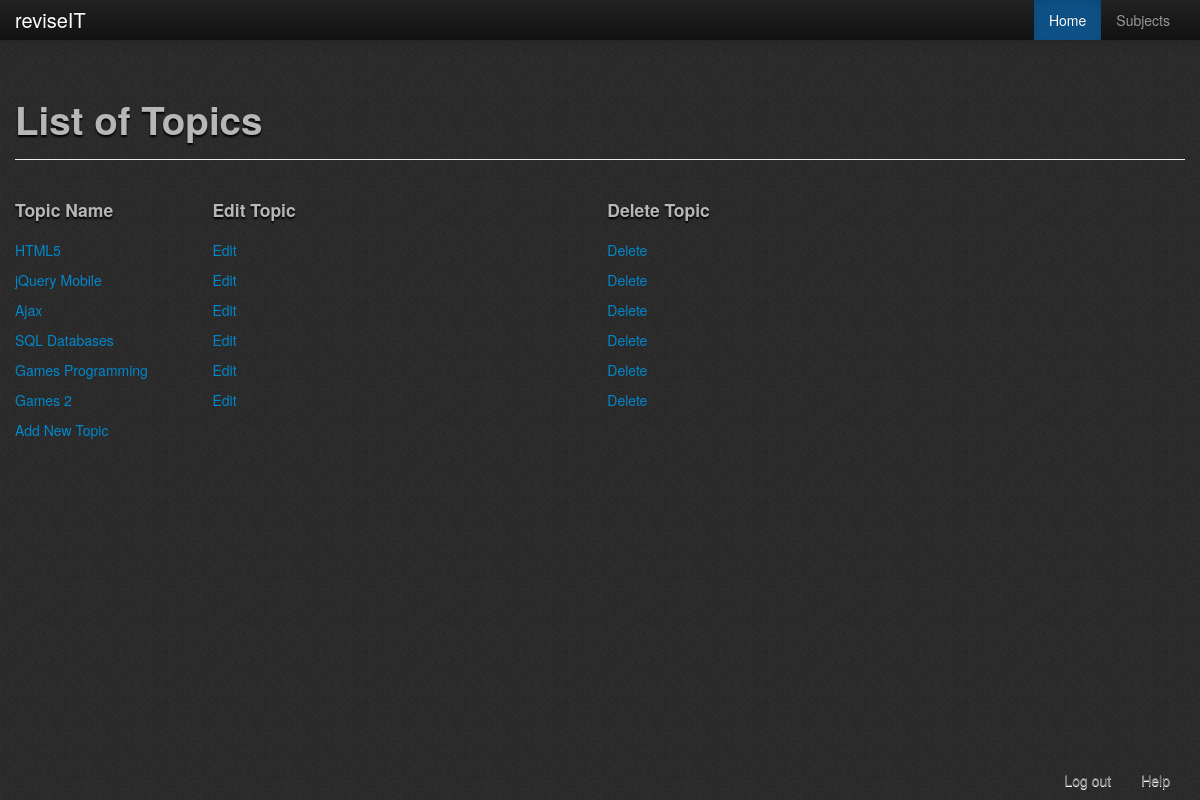
/php/topics/viewTopic.php?ID=2 (signed in), run on the app's committed database.
### tables this page shows
CREATE TABLE `topic` (
  `TopicID` int(5) NOT NULL AUTO_INCREMENT,
  `TopicName` varchar(50) NOT NULL,
  `SubjectID` int(11) NOT NULL,
  `SubjectCode` varchar(50) NOT NULL,
  `deletionStatus` tinyint(1) NOT NULL COMMENT '0 = display, 1 = not display',
  `dateupdated` date NOT NULL,
  PRIMARY KEY (`TopicID`),
  KEY `FK_topicsub` (`SubjectID`)
);

### php/topics/viewTopic.php (the view, shortened to what this page needs)
<?php
	require '../check_logged_in.php';
	$subject_ID = $_GET['ID'];
?>
<!DOCTYPE html PUBLIC "-//W3C//DTD XHTML 1.0 Transitional//EN" "http://www.w3.org/TR/xhtml1/DTD/xhtml1-transitional.dtd">
<html xmlns="http://www.w3.org/1999/xhtml">
	<head>
		<?php
			include '../header_container.php';
		?>
	</head>
	<body>
			<?php
				include 'topics_menu_bar.php';
			?>
			<br /><br />
			<div class="container">
				<div class="page-header">
					<h1>List of Topics</h1>
				</div>
				<div class="row-fluid">
					<?php
					$userRole = $_SESSION['Role'];
					try
					{
						if($userRole != 1)
						{
							$result = $db->prepare("SELECT * FROM topic WHERE SubjectID = '".$subject_ID."' AND deletionStatus = 0");
							$result->execute();
							echo "<div class='span8'>";
								echo"<div class='row-fluid'>";
									echo "<div class='span12'><h4>Topic Name</h4></div>";
								echo "</div>";
							while($row = $result->fetch(PDO::FETCH_ASSOC))
							{
								$id=$row['TopicID'];
								echo "<a href='../subtopics/view.php?ID=".$row['TopicID']."'>";
										echo "<div class='span12'>".$row['TopicName']."</div>";
								echo "</a>";
							}
							echo "</div>";
						}
						else
						{
							$result = $db->prepare("SELECT * FROM topic WHERE SubjectID = '".$subject_ID."' AND deletionStatus = 0");
							$result->execute();
								echo "<div class='span8'>";
									echo"<div class='row-fluid'>";
										echo "<div class='span3'><h4>Topic Name</h4></div>";
										echo "<div class='span6'><h4>Edit Topic</h4></div>";
										echo "<div class='span3'><h4>Delete Topic</h4></div>";
									echo "</div>";
								while($row = $result->fetch(PDO::FETCH_ASSOC))
								{
									echo "<a href='../subtopics/view.php?ID=".$row['TopicID']."'>";
											echo "<div class='span3'>".$row['TopicName']."</div>";
											echo "<div class='span6'><a href='editTopic.php?ID=".$row['TopicID']."'>Edit</a></div>";
											echo "<div class='span3'><a href='deleteTopic.php?ID=".$row['TopicID']."'>Delete</a></div>";
									echo "</a>";
								}
								echo "<br><a href='newTopic.php?ID=".$subject_ID."'>Add New Topic</a>";
								echo "</div>";
						}
					}
					catch(PDOException $e)
					{
						echo $e->getMessage();
					}
					?>
				</div>
			</div>
			<?php
				include '../footer.php';
			?>
	</body>
</html>

### data on the page
topic: TopicName "HTML5"
topic: TopicName "jQuery Mobile"
topic: TopicName "Ajax"
topic: TopicName "SQL Databases"
topic: TopicName "Games Programming"
topic: TopicName "Games 2"
